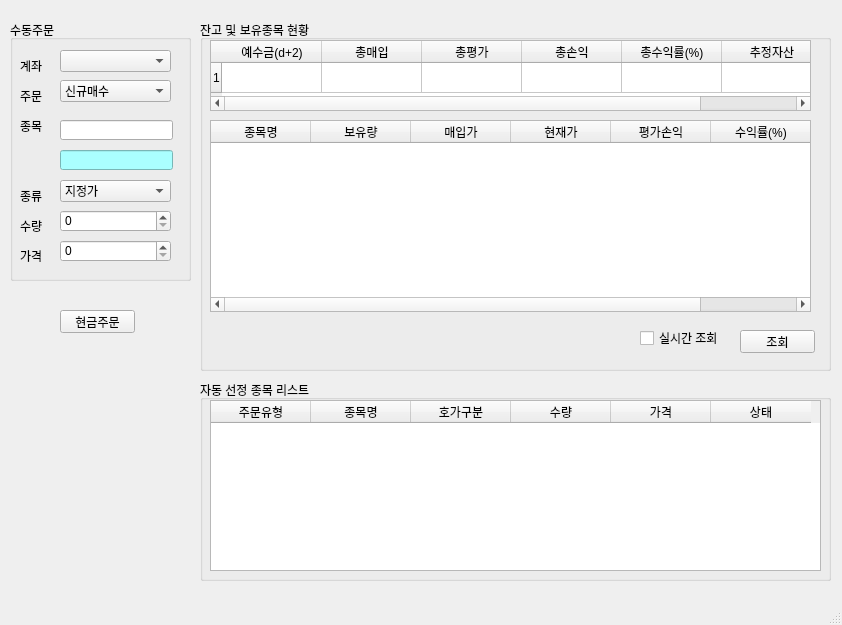
<?xml version="1.0" encoding="UTF-8"?>
<ui version="4.0">
 <class>MainWindow</class>
 <widget class="QMainWindow" name="MainWindow">
  <property name="geometry">
   <rect>
    <x>0</x>
    <y>0</y>
    <width>842</width>
    <height>625</height>
   </rect>
  </property>
  <property name="windowTitle">
   <string>PyTrader v0.2</string>
  </property>
  <property name="windowIcon">
   <iconset>
    <normaloff>../Users/scott/.designer/backup/48-48-f30c250e4cb9558ba7356ba7fc88a241-chart.png</normaloff>../Users/scott/.designer/backup/48-48-f30c250e4cb9558ba7356ba7fc88a241-chart.png</iconset>
  </property>
  <widget class="QWidget" name="centralwidget">
   <widget class="QGroupBox" name="groupBox">
    <property name="geometry">
     <rect>
      <x>10</x>
      <y>20</y>
      <width>181</width>
      <height>261</height>
     </rect>
    </property>
    <property name="title">
     <string>수동주문</string>
    </property>
    <widget class="QLabel" name="label">
     <property name="geometry">
      <rect>
       <x>10</x>
       <y>40</y>
       <width>56</width>
       <height>12</height>
      </rect>
     </property>
     <property name="text">
      <string>계좌</string>
     </property>
    </widget>
    <widget class="QLabel" name="label_2">
     <property name="geometry">
      <rect>
       <x>10</x>
       <y>70</y>
       <width>56</width>
       <height>12</height>
      </rect>
     </property>
     <property name="text">
      <string>주문</string>
     </property>
    </widget>
    <widget class="QLabel" name="label_3">
     <property name="geometry">
      <rect>
       <x>10</x>
       <y>100</y>
       <width>56</width>
       <height>12</height>
      </rect>
     </property>
     <property name="text">
      <string>종목</string>
     </property>
    </widget>
    <widget class="QLabel" name="label_4">
     <property name="geometry">
      <rect>
       <x>10</x>
       <y>170</y>
       <width>56</width>
       <height>12</height>
      </rect>
     </property>
     <property name="text">
      <string>종류</string>
     </property>
    </widget>
    <widget class="QLabel" name="label_5">
     <property name="geometry">
      <rect>
       <x>10</x>
       <y>200</y>
       <width>56</width>
       <height>12</height>
      </rect>
     </property>
     <property name="text">
      <string>수량</string>
     </property>
    </widget>
    <widget class="QLabel" name="label_6">
     <property name="geometry">
      <rect>
       <x>10</x>
       <y>230</y>
       <width>56</width>
       <height>12</height>
      </rect>
     </property>
     <property name="text">
      <string>가격</string>
     </property>
    </widget>
    <widget class="QComboBox" name="comboBox">
     <property name="geometry">
      <rect>
       <x>50</x>
       <y>30</y>
       <width>111</width>
       <height>22</height>
      </rect>
     </property>
    </widget>
    <widget class="QComboBox" name="comboBox_2">
     <property name="geometry">
      <rect>
       <x>50</x>
       <y>60</y>
       <width>111</width>
       <height>22</height>
      </rect>
     </property>
     <item>
      <property name="text">
       <string>신규매수</string>
      </property>
     </item>
     <item>
      <property name="text">
       <string>신규매도</string>
      </property>
     </item>
     <item>
      <property name="text">
       <string>매수취소</string>
      </property>
     </item>
     <item>
      <property name="text">
       <string>매도취소</string>
      </property>
     </item>
    </widget>
    <widget class="QComboBox" name="comboBox_3">
     <property name="geometry">
      <rect>
       <x>50</x>
       <y>160</y>
       <width>111</width>
       <height>22</height>
      </rect>
     </property>
     <item>
      <property name="text">
       <string>지정가</string>
      </property>
     </item>
     <item>
      <property name="text">
       <string>시장가</string>
      </property>
     </item>
    </widget>
    <widget class="QLineEdit" name="jongmokNumber">
     <property name="geometry">
      <rect>
       <x>50</x>
       <y>100</y>
       <width>113</width>
       <height>20</height>
      </rect>
     </property>
     <property name="styleSheet">
      <string notr="true"/>
     </property>
    </widget>
    <widget class="QLineEdit" name="jongmokName">
     <property name="geometry">
      <rect>
       <x>50</x>
       <y>130</y>
       <width>113</width>
       <height>20</height>
      </rect>
     </property>
     <property name="styleSheet">
      <string notr="true">background-color: rgb(170, 255, 255);</string>
     </property>
    </widget>
    <widget class="QSpinBox" name="spinBox">
     <property name="geometry">
      <rect>
       <x>50</x>
       <y>190</y>
       <width>111</width>
       <height>22</height>
      </rect>
     </property>
     <property name="maximum">
      <number>10000000</number>
     </property>
    </widget>
    <widget class="QSpinBox" name="spinBox_2">
     <property name="geometry">
      <rect>
       <x>50</x>
       <y>220</y>
       <width>111</width>
       <height>22</height>
      </rect>
     </property>
     <property name="maximum">
      <number>10000000</number>
     </property>
    </widget>
   </widget>
   <widget class="QPushButton" name="pushButton">
    <property name="geometry">
     <rect>
      <x>60</x>
      <y>310</y>
      <width>75</width>
      <height>23</height>
     </rect>
    </property>
    <property name="text">
     <string>현금주문</string>
    </property>
   </widget>
   <widget class="QGroupBox" name="groupBox_2">
    <property name="geometry">
     <rect>
      <x>200</x>
      <y>20</y>
      <width>631</width>
      <height>351</height>
     </rect>
    </property>
    <property name="title">
     <string>잔고 및 보유종목 현황</string>
    </property>
    <widget class="QTableWidget" name="tableWidget">
     <property name="geometry">
      <rect>
       <x>10</x>
       <y>20</y>
       <width>601</width>
       <height>71</height>
      </rect>
     </property>
     <property name="rowCount">
      <number>1</number>
     </property>
     <row/>
     <column>
      <property name="text">
       <string>예수금(d+2)</string>
      </property>
     </column>
     <column>
      <property name="text">
       <string>총매입</string>
      </property>
     </column>
     <column>
      <property name="text">
       <string>총평가</string>
      </property>
     </column>
     <column>
      <property name="text">
       <string>총손익</string>
      </property>
     </column>
     <column>
      <property name="text">
       <string>총수익률(%)</string>
      </property>
     </column>
     <column>
      <property name="text">
       <string>추정자산</string>
      </property>
     </column>
    </widget>
    <widget class="QTableWidget" name="tableWidget_2">
     <property name="geometry">
      <rect>
       <x>10</x>
       <y>100</y>
       <width>601</width>
       <height>192</height>
      </rect>
     </property>
     <column>
      <property name="text">
       <string>종목명</string>
      </property>
     </column>
     <column>
      <property name="text">
       <string>보유량</string>
      </property>
     </column>
     <column>
      <property name="text">
       <string>매입가</string>
      </property>
     </column>
     <column>
      <property name="text">
       <string>현재가</string>
      </property>
     </column>
     <column>
      <property name="text">
       <string>평가손익</string>
      </property>
     </column>
     <column>
      <property name="text">
       <string>수익률(%)</string>
      </property>
     </column>
    </widget>
    <widget class="QPushButton" name="pushButton_2">
     <property name="geometry">
      <rect>
       <x>540</x>
       <y>310</y>
       <width>75</width>
       <height>23</height>
      </rect>
     </property>
     <property name="text">
      <string>조회</string>
     </property>
    </widget>
    <widget class="QCheckBox" name="checkBox">
     <property name="geometry">
      <rect>
       <x>440</x>
       <y>310</y>
       <width>81</width>
       <height>16</height>
      </rect>
     </property>
     <property name="text">
      <string>실시간 조회</string>
     </property>
    </widget>
   </widget>
   <widget class="QGroupBox" name="groupBox_3">
    <property name="geometry">
     <rect>
      <x>200</x>
      <y>380</y>
      <width>631</width>
      <height>201</height>
     </rect>
    </property>
    <property name="title">
     <string>자동 선정 종목 리스트</string>
    </property>
    <widget class="QTableWidget" name="tableWidget_3">
     <property name="geometry">
      <rect>
       <x>10</x>
       <y>20</y>
       <width>611</width>
       <height>171</height>
      </rect>
     </property>
     <column>
      <property name="text">
       <string>주문유형</string>
      </property>
     </column>
     <column>
      <property name="text">
       <string>종목명</string>
      </property>
     </column>
     <column>
      <property name="text">
       <string>호가구분</string>
      </property>
     </column>
     <column>
      <property name="text">
       <string>수량</string>
      </property>
     </column>
     <column>
      <property name="text">
       <string>가격</string>
      </property>
     </column>
     <column>
      <property name="text">
       <string>상태</string>
      </property>
     </column>
    </widget>
   </widget>
  </widget>
  <widget class="QMenuBar" name="menubar">
   <property name="geometry">
    <rect>
     <x>0</x>
     <y>0</y>
     <width>842</width>
     <height>21</height>
    </rect>
   </property>
  </widget>
  <widget class="QStatusBar" name="statusbar"/>
 </widget>
 <resources/>
 <connections/>
</ui>
